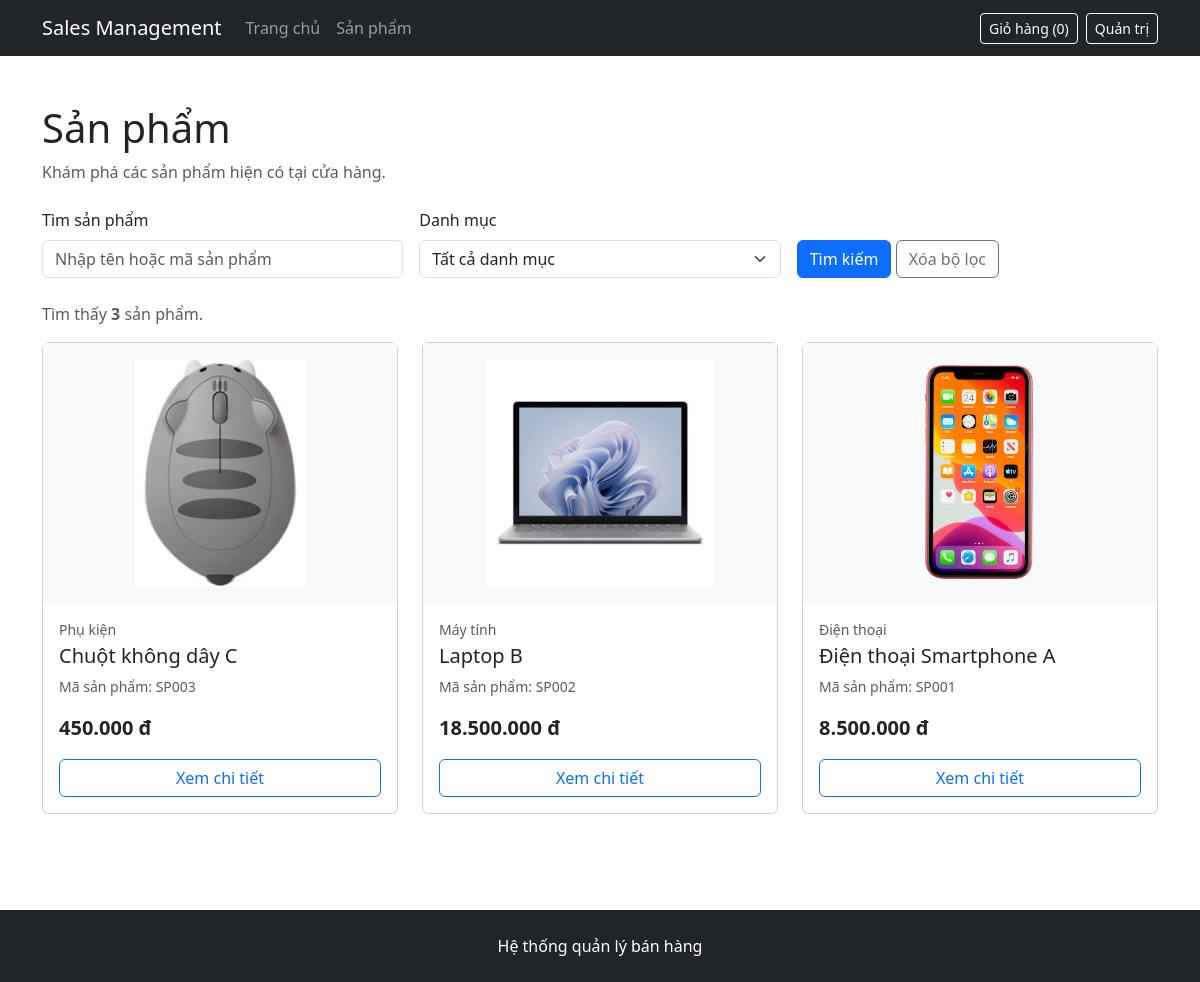
/products.php, run on the app's committed database.
### tables this page shows
CREATE TABLE products (
    ProductID INT AUTO_INCREMENT PRIMARY KEY,
    ProductCode VARCHAR(50) NOT NULL UNIQUE,
    ProductName VARCHAR(255) NOT NULL,
    Description TEXT,
    Unit VARCHAR(20),
    Price DECIMAL(12,2) NOT NULL DEFAULT 0,
    StockQuantity INT NOT NULL DEFAULT 0,
    IsActive BOOLEAN NOT NULL DEFAULT TRUE,
    SupplierID INT NOT NULL,
    CategoryID INT NOT NULL,

    CONSTRAINT chk_products_price CHECK (Price >= 0),
    CONSTRAINT chk_products_stock CHECK (StockQuantity >= 0),
    CONSTRAINT fk_products_supplier
        FOREIGN KEY (SupplierID) REFERENCES suppliers(SupplierID),
    CONSTRAINT fk_products_category
        FOREIGN KEY (CategoryID) REFERENCES categories(CategoryID)
);

CREATE TABLE categories (
    CategoryID INT AUTO_INCREMENT PRIMARY KEY,
    CategoryName VARCHAR(200) NOT NULL,
    Description TEXT
);

### public/products.php (the view, shortened to what this page needs)
<?php
require_once '/var/www/src/config/database.php';
$categoryID = isset($_GET['category'])
    ? (int) $_GET['category']
    : 0;
$keyword = isset($_GET['keyword'])
    ? trim((string) $_GET['keyword'])
    : '';
$itemsPerPage = 6;
$page = isset($_GET['page'])
    ? (int) $_GET['page']
    : 1;
$searchKeyword = '%' . $keyword . '%';
$sqlCount = "
    SELECT
        COUNT(*) AS TotalProducts
    FROM
        products p
    WHERE
        p.IsActive = 1
";
$stmtCount = $conn->prepare($sqlCount);
$stmtCount->execute();
$countResult = $stmtCount->get_result();
$countRow = $countResult->fetch_assoc();
$totalProducts = (int) ($countRow['TotalProducts'] ?? 0);
$offset = ($page - 1) * $itemsPerPage;
$sql = "
    SELECT
        p.ProductID,
        p.ProductCode,
        p.ProductName,
        p.Price,
        c.CategoryName,
        (
            SELECT pi.ImageFile
            FROM product_images pi
            WHERE pi.ProductID = p.ProductID
              AND pi.IsPrimary = 1
            LIMIT 1
        ) AS ImageFile
    FROM
        products p
    INNER JOIN categories c ON p.CategoryID = c.CategoryID
    WHERE
        p.IsActive = 1
";
$sql .= "
    ORDER BY
        p.ProductID DESC
    LIMIT ?
    OFFSET ?
";
$stmt = $conn->prepare($sql);
if ($categoryID > 0 && $keyword !== '') {
    $stmt->bind_param(
        'issii',
        $categoryID,
        $searchKeyword,
        $searchKeyword,
        $itemsPerPage,
        $offset
    );
} else {
    $stmt->bind_param(
        'ii',
        $itemsPerPage,
        $offset
    );
}
$stmt->execute();
$result = $stmt->get_result();
require_once '/var/www/src/includes/frontend/header.php';
require_once '/var/www/src/includes/frontend/navbar.php';
?>
<main class="container py-5">
    <div class="mb-4">
        <h1>Sản phẩm</h1>
        <p class="text-muted">
            Khám phá các sản phẩm hiện có tại cửa hàng.
        </p>
    </div>
    <form method="get" action="/products.php" class="row g-3 mb-4">
        <div class="col-md-6 col-lg-4">
            <label for="keyword" class="form-label">Tìm sản phẩm</label>
            <input
                type="text"
                name="keyword"
                id="keyword"
                class="form-control"
                value="<?= htmlspecialchars($keyword) ?>"
                placeholder="Nhập tên hoặc mã sản phẩm"
            >
        </div>
        <div class="col-md-6 col-lg-4">
            <label for="category" class="form-label">Danh mục</label>
            <select name="category" id="category" class="form-select">
                <option value="0">Tất cả danh mục</option>
            </select>
        </div>
        <div class="col-md-auto align-self-end">
            <button type="submit" class="btn btn-primary">Tìm kiếm</button>
            <a href="/products.php" class="btn btn-outline-secondary">Xóa bộ lọc</a>
        </div>
    </form>
    <p class="text-muted">
        Tìm thấy <strong><?= $totalProducts ?></strong> sản phẩm.
    </p>
    <?php if ($result && $result->num_rows > 0): ?>
        <div class="row g-4">
            <?php while ($product = $result->fetch_assoc()): ?>
                <div class="col-md-6 col-lg-4">
                    <div class="card h-100">
                        <?php if (!empty($product['ImageFile'])): ?>
                            <div class="bg-light d-flex align-items-center justify-content-center p-3" style="height: 260px;">
                                <img
                                    src="/uploads/products/<?= htmlspecialchars($product['ImageFile']) ?>"
                                    alt="<?= htmlspecialchars($product['ProductName']) ?>"
                                    style="width: 100%; height: 100%; object-fit: contain;"
                                >
                            </div>
                        <?php else: ?>
                            <div class="bg-light d-flex align-items-center justify-content-center text-muted" style="height: 260px;">
                                Chưa có hình ảnh
                            </div>
                        <?php endif; ?>
                        <div class="card-body d-flex flex-column">
                            <p class="text-muted small mb-1">
                                <?= htmlspecialchars($product['CategoryName']) ?>
                            </p>
                            <h5 class="card-title">
                                <?= htmlspecialchars($product['ProductName']) ?>
                            </h5>
                            <p class="text-muted small">
                                Mã sản phẩm: <?= htmlspecialchars($product['ProductCode']) ?>
                            </p>
                            <p class="fw-bold fs-5 mb-3">
                                <?= number_format((float) $product['Price'], 0, ',', '.') ?> đ
                            </p>
                            <a href="/product-detail.php?id=<?= (int) $product['ProductID'] ?>" class="btn btn-outline-primary mt-auto">
                                Xem chi tiết
                            </a>
                        </div>
                    </div>
                </div>
            <?php endwhile; ?>
        </div>
    <?php else: ?>
        <div class="alert alert-info">
            Hiện chưa có sản phẩm nào để hiển thị.
        </div>
    <?php endif; ?>
</main>
<?php
require_once '/var/www/src/includes/frontend/footer.php';

### src/includes/frontend/header.php (shortened to what this page needs)
<!DOCTYPE html>
<html lang="vi">
<head>
    <link
        href="https://cdn.jsdelivr.net/npm/bootstrap@5.3.8/dist/css/bootstrap.min.css"
        rel="stylesheet"
    >
</head>
<body>

### src/includes/frontend/navbar.php (shortened to what this page needs)
<?php
$cartCount = array_sum(
    $_SESSION['cart'] ?? []
);
?>
<nav class="navbar navbar-expand-lg bg-dark navbar-dark">
    <div class="container">
        <a class="navbar-brand" href="/">
            Sales Management
        </a>
        <div
            class="collapse navbar-collapse"
            id="frontendNavbar"
        >
            <ul class="navbar-nav">
                <li class="nav-item">
                    <a class="nav-link" href="/">
                        Trang chủ
                    </a>
                </li>
                <li class="nav-item">
                    <a class="nav-link" href="/products.php">
                        Sản phẩm
                    </a>
                </li>
            </ul>
        </div>
        <div class="d-flex gap-2">
    <a
        class="btn btn-outline-light btn-sm"
        href="/cart.php"
    >
        Giỏ hàng (<?= (int) $cartCount ?>)
    </a>
    <a
        class="btn btn-outline-light btn-sm"
        href="/admin/"
    >
        Quản trị
    </a>
</div>
    </div>
</nav>

### src/includes/frontend/footer.php
<footer class="mt-5 p-4 bg-dark text-white text-center">
    <p class="mb-0">
        Hệ thống quản lý bán hàng
    </p>
</footer>
</body>
</html>

### data on the page
products: shows a picture, CategoryID.CategoryName "Phụ kiện", ProductName "Chuột không dây C", ProductCode "SP003", Price "450.000"
products: shows a picture, CategoryID.CategoryName "Máy tính", ProductName "Laptop B", ProductCode "SP002", Price "18.500.000"
products: shows a picture, CategoryID.CategoryName "Điện thoại", ProductName "Điện thoại Smartphone A", ProductCode "SP001", Price "8.500.000"

### other printed values
$cartCount "0"
$totalProducts "3"
